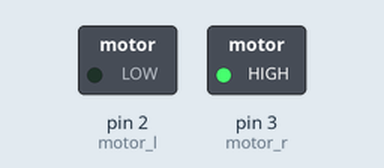
Recording of a sketch running on a simulated Arduino Uno, built with avr-gcc and run on an emulated ATmega328P. Shown: switched loads named in the sketch (green lamp = pin HIGH).

Above: at 1.0 s.
At 3.0 s:
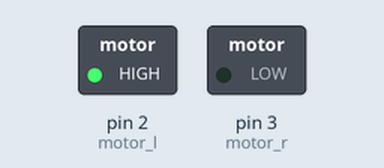
Timing chart, 0 to 5.2 s (numbered marks = the images above):
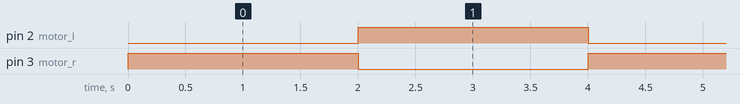

Measured:
- by itself, pin 2 (motor_l), pin 3 (motor_r): alternates HIGH for 2.0 s and LOW for 2.0 s

The sketch:

Buzzies_code_for_Buzzies_for_Dr.Day.ino
```cpp
int motor_l = 2;
int motor_r = 3;

int delay_time = 2000;
int motor_state = 0;
int last_time;

void setup()
{
  pinMode(motor_l, OUTPUT);
  pinMode(motor_r, OUTPUT);
  last_time = millis();
}

void loop()
{
  digitalWrite(motor_l, LOW);
  digitalWrite(motor_r, HIGH);
  delay(delay_time);
  digitalWrite(motor_l, HIGH);
  digitalWrite(motor_r, LOW);
  delay(delay_time);
}
```
